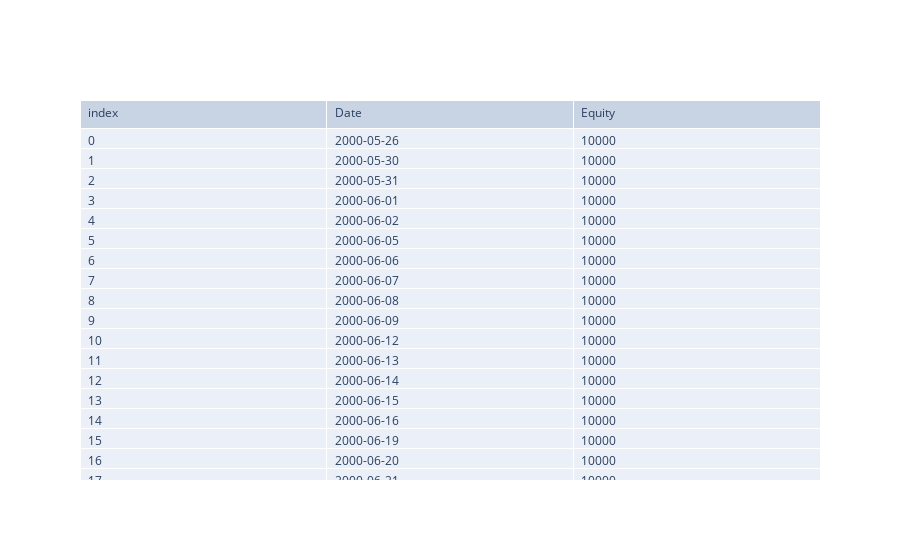

This figure's notebook cell:
### Code cell
mm = pandas.read_csv(PNL_FILE)
table(mm)

### Figure 1 — Plotly figure (JSON) as saved in the notebook; plotly's stock layout.template omitted (floating-point values rounded to 4 significant figures; data arrays with more than 128 entries replaced by an {"elided": "..."} marker saying what was removed)
{"data": [{"cells": {"align": "left", "values": {"elided": "3x5659 mixed values"}}, "header": {"align": "left", "values": ["index", "Date", "Equity"]}, "type": "table"}], "layout": {}}
